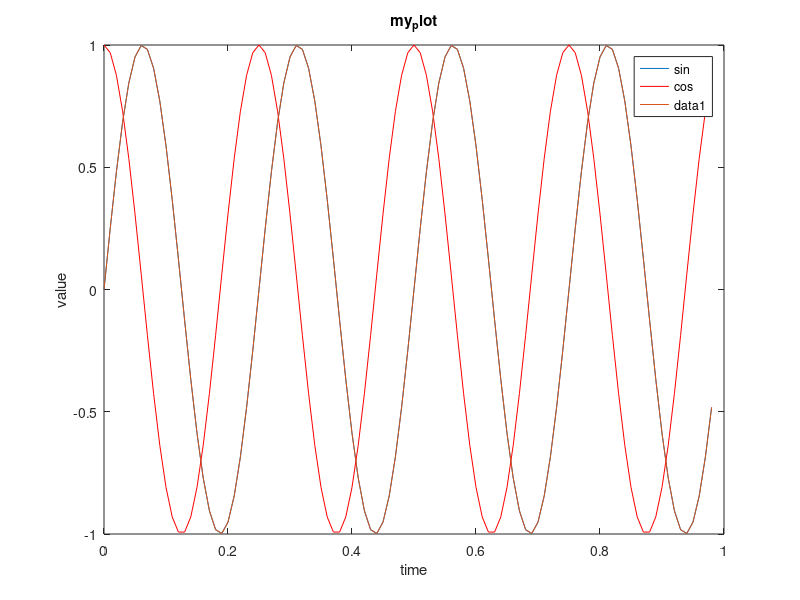
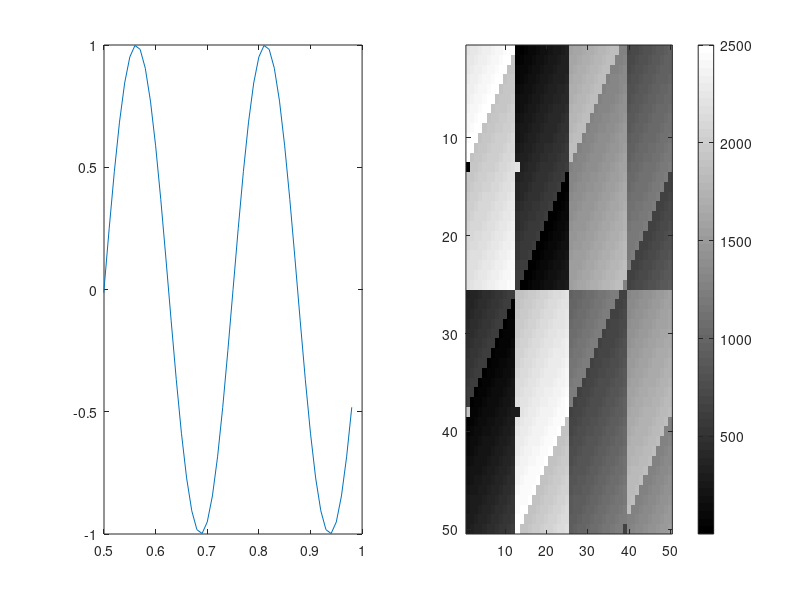

Recreate these plots in MATLAB, in order.
clear all
clc

t = [0:0.01:0.98];
y1 = sin(2*pi*4*t);
y2 = cos(2*pi*4*t);
%%
plot(t, y1);
hold on;
plot(t, y2,'r');
xlabel('time');
ylabel('value');
legend('sin','cos');
title('my_plot');
%%
figure(1);
plot(t,y1);
figure(2);
plot(t,y2);
%%
subplot(1,2,1);
plot(t,y1);
axis([0.5 1 -1 1]);

subplot(1,2,2);
plot(t,y2);
axis([0.5 1 -1 1]);

%%
A = magic(50);
imagesc(A), colorbar, colormap gray;